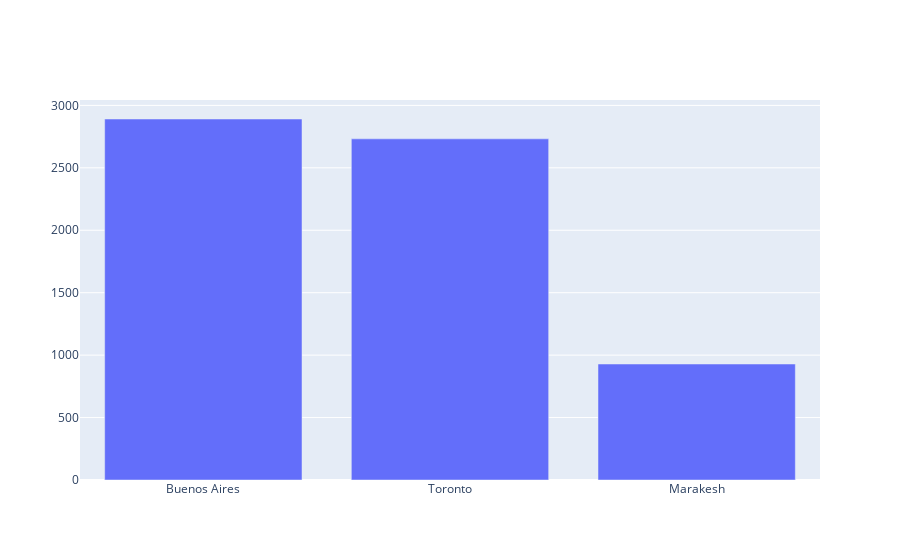

Here is the notebook cell this chart was saved with:
### Markdown cell above
Next, we retrieve the first three city names, stored as the `'City'` attribute of each dictionary, and `'Population'` of each of the cities.  Then we plot the names as our `x_values` and the populations as our `y_values`.

### Code cell
import plotly

plotly.offline.init_notebook_mode(connected=True)

x_values = [cities[0]['City'], cities[1]['City'], cities[2]['City']]
y_values = [cities[0]['Population'], cities[1]['Population'], cities[2]['Population']]
trace_first_three_pops = {'x': x_values, 'y': y_values, 'type': 'bar'}
plotly.offline.iplot([trace_first_three_pops])

### Figure 1 — Plotly figure (JSON) as saved in the notebook; plotly's stock layout.template omitted (floating-point values rounded to 4 significant figures)
{"data": [{"type": "bar", "x": ["Buenos Aires", "Toronto", "Marakesh"], "y": [2891, 2732, 929]}], "layout": {}}
